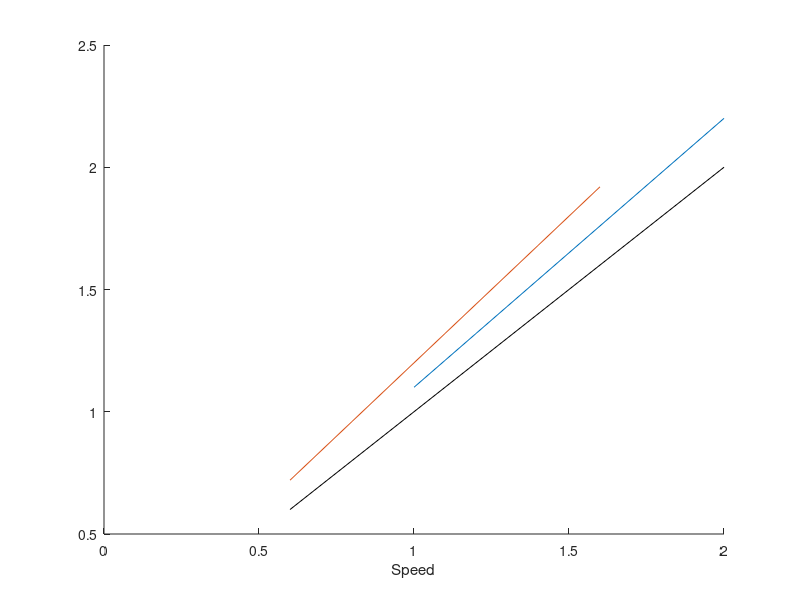
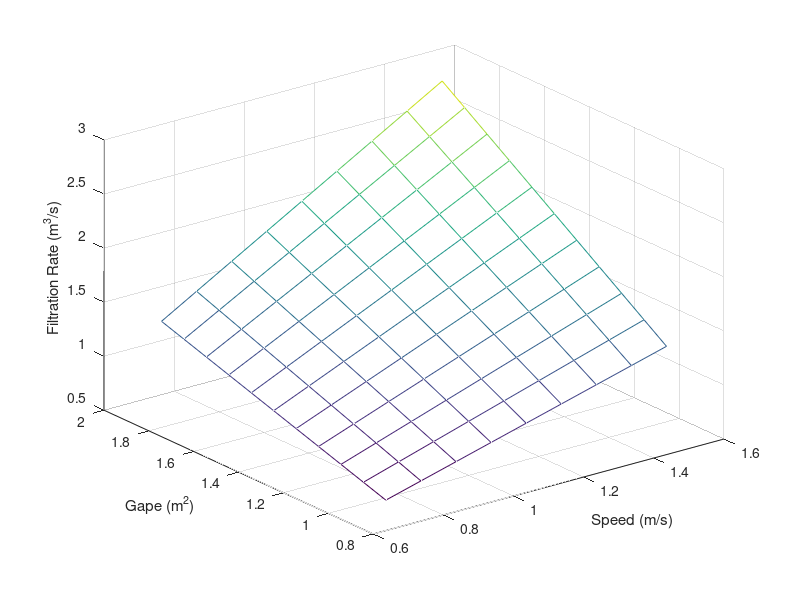

Source code (MATLAB) for these figures, in order: (Note: this script raises an error after producing the figures.)
% Functional Ecology Revision Calculations

%% How much volume is 9 million copepods?
% one copepod = 2 - 4 mm^3
cop_vol_low = 9E6*2;
cop_vol_high = 9E6*4;
% convert mm^3 to m^3 and then to L
cop_vol_low*1E-9*1E3 
cop_vol_high*1E-9*1E3 
% estimate energy content: 3.4-5J per C5 (Michaud and Taggart 2007)
(5E5*3.4)/1E6 % with low copepod densities
(9E6*5)/1E6 % with high densities and higher energy content



%% What makes the biggest difference?

gape = 1:0.1:2.0;
speed = 1.1;
frate = gape*speed;
figure(1), clf, hold on
plot(gape,frate)

speed = 0.6:0.1:1.6;
gape = 1.2;
frate = gape*speed;
plot(speed,frate)
plot([0.6 2],[0.6 2],'k') % 1:1 line
xlabel('Speed')

figure(2)
gape = 0.9:0.1:1.9;
speed = 0.7:0.1:1.5;
frate = gape'*speed;
mesh(speed,gape,frate)
xlabel('Speed (m/s)'), ylabel('Gape (m^2)'), zlabel('Filtration Rate (m^3/s)')


%% baleen length/area/plates
baleencount = [2.00	NaN 185
    0       NaN	213
    3.00	220	212
    0.00	205	207
    2.00	220	247
    0.00	238	235
    0.00	NaN	225
    2.00	217	225
    28.00	212	210
    10.00	159	163
    0.00	190	NaN];

mouthlength = [2	235
    0	140
    3	197
    2	230
    0	69
    12	300
    2	299
    2.5	200
    3	235
    0	90
    12	337
    0	101
    4	250
    0	77
    2	278
    28	309
    10	320
    0	128
    1	165
    1	245
    12	361
    30	360
    15	280
    12	373
    9	315
    0	13
    1	98
    1	187.9
    2 	238
    0	85
    1	161
    0	109
    0	115
    2	210
    2	220
    1	206];

bodylen = [1030
    760
    1100
    1090
    412
    1360
    1155
    1030
    1266
    478
    1415
    513
    1270
    417
    1259
    1370
    1350
    771
    910
    1100
    1370
    1600
    1490
    1380
    1470
    600
    560
    658
    1260
    401
    772
    470
    495
    975
    1000
    885];

ageGapeModel

% plot(bodylen,mouthlength(:,2),'o')
% fit relationship between body length and mouth length
ft2 = fitlm(bodylen/100,mouthlength(:,2)); % fit the model
Mlength = feval(ft2,lnth);

figure, hold on
plot(allBlength,allPlength*100,'o')
plot(bodylen/100,mouthlength(:,2),'o')
xlabel('Body Length (m)')
plot(lnth,Blength*100,'k')
plot(lnth,Mlength,'k')

BFA = Blength*100.*Mlength;
H = plot_ci([min(bodylength) max(NPRW(:,1))],ci*100,'patchcolor',[0 0 0],'patchalpha',0.25,'linecolor','w');

%% check for roll/heading changes when pitch changes
PRHplotNARWcheck

%% Plot v-shaped and foraging dive side by side

load('NARW_foraging_tags')
ID = 8;
tag = tags{ID};
loadprh(tag,'p','fs','Aw','Mw','pitch');
pdeg = rad2deg(pitch);

t = (1:length(p))/fs;
% import flow speed -- updated 25 Sept 2018
load(['/Users/julievanderhoop/Dropbox (Personal)/tag/tagdata/' tag '_flowspeed.mat'])
T = finddives(p,fs,50,1);

figure(3), clf
for i = [4, 10];
    dcue = T(i,1)-50:T(i,2)+50;
    subplot(121), hold on % depth
    plot([0 0],[-140 10],'--','color',[0.5 0.5 0.5])
    plot([T(i,2)-T(i,1) T(i,2)-T(i,1)],[-140 10],'--','color',[0.5 0.5 0.5])
    plot(dcue-T(i,1),-p(round(dcue*fs)),'LineWidth',1.5)
    ylim([-140 10]), xlim([-50 811])
    xlabel('Time (s)'), set(gca,'xtick',0:120:900)
    ylabel('Depth (m)'), box on
    
    subplot(122), hold on % pitch
    plot([0 0],[-80 80],'--','color',[0.5 0.5 0.5])
    plot([T(i,2)-T(i,1) T(i,2)-T(i,1)],[-80 80],'--','color',[0.5 0.5 0.5])
    plot(dcue-T(i,1),pdeg(round(dcue*fs)),'LineWidth',1.5)
    ylim([-80 80]), xlim([-50 811])
    xlabel('Time (s)'), set(gca,'xtick',0:120:900)
    ylabel('Pitch (degrees)'), box on
end

adjustfigurefont('Helvetica',14)
set(gcf,'paperpositionmode','auto')
print('NARW_DiveCompare','-dpng','-r300')

%% heading/pitch/depth

warning off

load('NARW_foraging_tags')
ID = 1;
    tag = tags{ID};
    loadprh(tag);
    MSA = msa(Aw);
    load(['/Users/julievanderhoop/Dropbox (Personal)/tag/tagdata/' tag '_flowspeed.mat'])
    [~,ph,~,~] = findflukes(Aw,Mw,fs,0.3,0.02,[2 8]); % calculate pitch deviation
    
j = 31; 
        
        figure(18), clf, hold on
        set(gcf,'position',[836   5   520   670],'paperpositionmode','auto')
        
        allhd = nan(size(dive(j).stops,1)-1,3);
        allrl = nan(size(dive(j).stops,1)-1,3); 
        alldpth = nan(size(dive(j).stops,1)-1,3);
        allmsa = nan(size(dive(j).stops,1)-1,3); 
        
        for k = [1:3 6:size(dive(j).stops,1)-1]
            x = ((dive(j).stops(k,1)*fs:dive(j).stops(k+1,2)*fs)-dive(j).stops(k,2)*fs)/fs;
            % all changes in heading, roll and depth
            allhd(k,:) = rad2deg([head(round((dive(j).stops(k,2)-20)*fs)) head(round((dive(j).stops(k,2))*fs)) head(round((dive(j).stops(k,2)+20)*fs))]);
            allrl(k,:) = rad2deg([roll(round((dive(j).stops(k,2)-20)*fs)) roll(round((dive(j).stops(k,2))*fs)) roll(round((dive(j).stops(k,2)+20)*fs))]);
            alldpth(k,:) = [-p(round((dive(j).stops(k,2)-20)*fs)) -p(round((dive(j).stops(k,2))*fs)) -p(round((dive(j).stops(k,2)+20)*fs))];
            allmsa(k,:) = [MSA(round((dive(j).stops(k,2)-20)*fs)) MSA(round((dive(j).stops(k,2))*fs)) MSA(round((dive(j).stops(k,2)+20)*fs))];
            
            s1 = subplot(511); hold on, box on, grid on
            plot(x,rad2deg(ph(dive(j).stops(k,1)*fs:dive(j).stops(k+1,2)*fs))-rad2deg(ph(round(dive(j).stops(k,2)*fs))))
            xlim([-60 60])
            s2 = subplot(512); hold on, box on, grid on
            plot(x,rad2deg(roll(dive(j).stops(k,1)*fs:dive(j).stops(k+1,2)*fs))-rad2deg(roll(round(dive(j).stops(k,2)*fs))))
            xlim([-60 60])
            s3 = subplot(513); hold on, box on, grid on
            plot(x,rad2deg(head(dive(j).stops(k,1)*fs:dive(j).stops(k+1,2)*fs))-rad2deg(head(round(dive(j).stops(k,2)*fs))))
            xlim([-60 60])
            s4 = subplot(514); hold on, box on, grid on
            plot(x,-p(dive(j).stops(k,1)*fs:dive(j).stops(k+1,2)*fs)+p(round(dive(j).stops(k,2)*fs)))
            xlim([-60 60])
            s5 = subplot(515); hold on, box on, grid on
            plot(x,MSA(dive(j).stops(k,1)*fs:dive(j).stops(k+1,2)*fs)-MSA(round(dive(j).stops(k,2)*fs)))
            xlim([-60 60])
        end
        subplot(511), % title(regexprep(tag,'_','  '));
        Del = texlabel('Delta'); 
        s1.YLabel.Position(1) = -69.8182; 
        s2.YLabel.Position(1) = -69.8182; 
        s3.YLabel.Position(1) = -69.8182; 
        s4.YLabel.Position(1) = -69.8182; 
        ylabel([Del 'Pitch (deg)'])
        subplot(512), ylabel([Del 'Roll (deg)'])
        subplot(513), ylabel([Del 'Heading (deg)'])
        subplot(514), ylabel([Del 'Depth (m)'])
        subplot(515), ylabel([Del 'MSA (m/s^2)']), xlabel('Time (s)')
        adjustfigurefont('Helvetica',14)
        
        print(['NARW_stop_prhd_dive' num2str(j) '_' tag '.png'],'-dpng','-r90')

figure(19), clf
subplot(131)
plot([allrl(:,1)-allrl(:,2) allrl(:,3)-allrl(:,2)]','o-')
xlim([0 3])
subplot(132)
plot([allhd(:,1)-allhd(:,2) allhd(:,3)-allhd(:,2)]','o-')
xlim([0 3])
subplot(133)
plot([alldpth(:,1)-alldpth(:,2) alldpth(:,3)-alldpth(:,2)]','o-')
xlim([0 3])

%% visualise with plotter
F = plot_3d_model;
divetest = [ph(dive(j).stops(1,1)*fs:dive(j).stops(end,2)*fs) roll(dive(j).stops(1,1)*fs:dive(j).stops(end,2)*fs) head(dive(j).stops(1,1)*fs:dive(j).stops(end,2)*fs)];
rot_3d_model(F,divetest) ;

%% 
1.5*1.2*600
1.0*1.8*600

%% what are min/mean/max vertical speeds measured? 
load('NARW_foraging_tags') % let's make this more straightforward

for ID = 1:10
tag = tags{ID};
loadprh(tag,'p','fs','Aw','Mw','pitch');

t = (1:length(p))/fs;
pdeg = rad2deg(pitch);
warning off

% find dives
T = finddives(p,fs,50,1);
load(['/Users/julievanderhoop/Dropbox (Personal)/tag/tagdata/' tag '_flowspeed.mat'])
d2after = tags{ID,9};

th = 30; 
selspeed = []; selFN = [];
for i = d2after'
    ii = find(abs(medpitch(i,:)) > th);
    % ii = find(medpitch(i,:) < -th); 
    selspeed = horzcat(selspeed,abs(spd(i,ii)));
    selFN = horzcat(selFN,medFN(i,ii));
    selFN(isnan(selspeed)) = [];
    selspeed(isnan(selspeed)) = [];
end
maxselspeed(ID) = max(selspeed); 
meanselspeed(ID) = mean(selspeed);
minselspeed(ID) = min(selspeed); 
end

mean(maxselspeed)
mean(minselspeed)
    